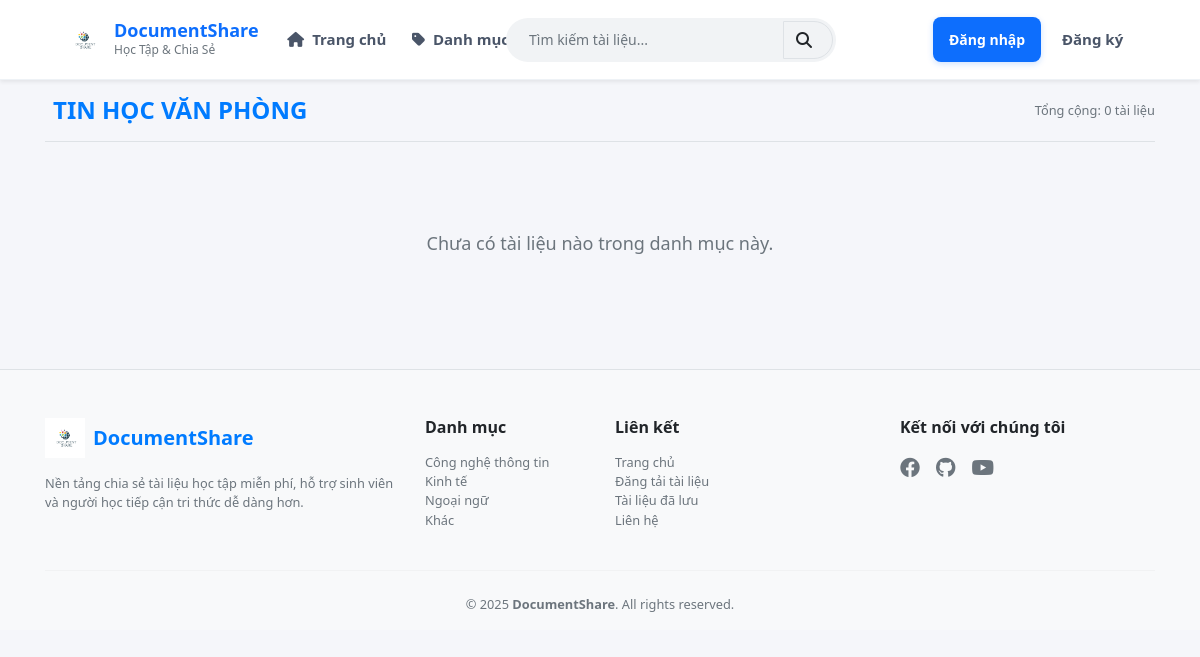
Before: /subcategory_detail.php?id=5 with the older database file.
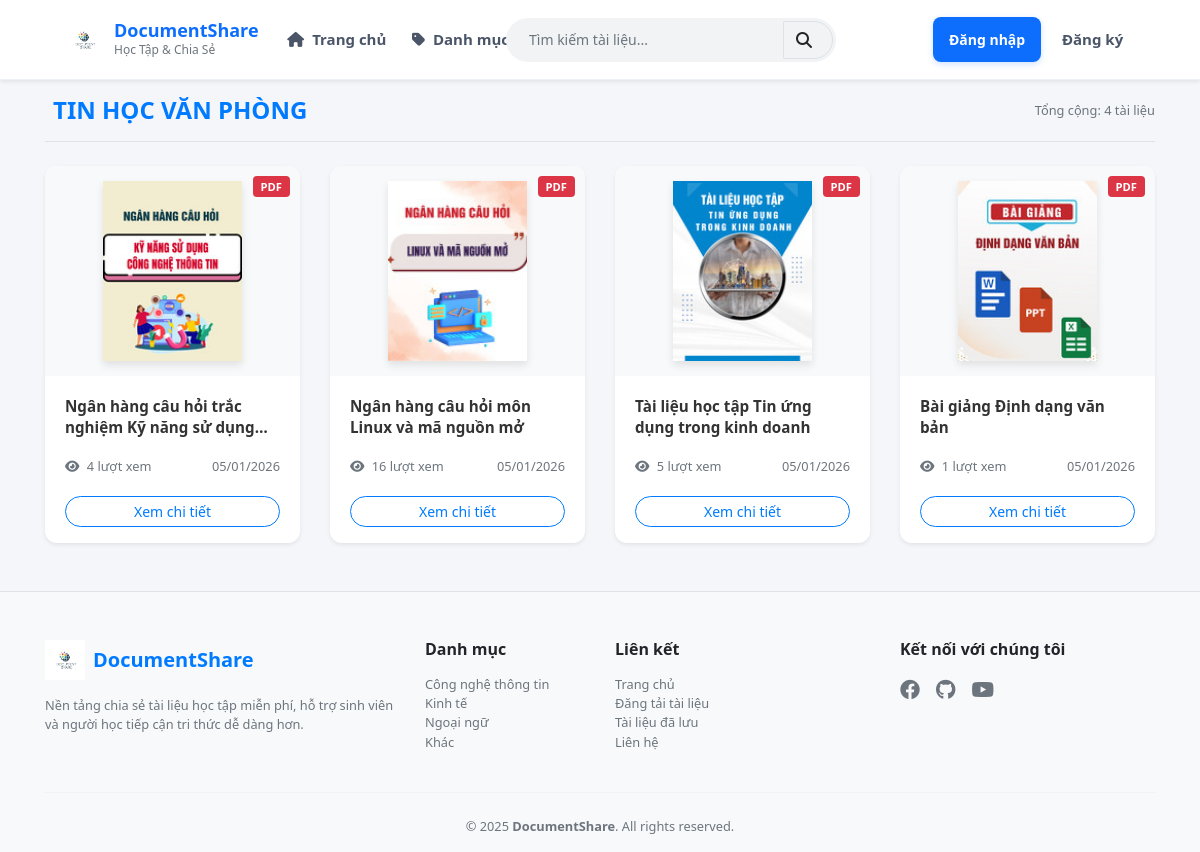
After: the same page with the newer database file.
### tables this page shows
CREATE TABLE `subcategories` (
  `subcategory_id` int(11) NOT NULL,
  `name` varchar(255) NOT NULL,
  `status` tinyint(1) NOT NULL DEFAULT 1,
  `category_id` int(10) NOT NULL
);

CREATE TABLE `documents` (
  `document_id` int(10) NOT NULL,
  `title` varchar(255) DEFAULT NULL,
  `description` text NOT NULL,
  `thumbnail` varchar(255) DEFAULT NULL,
  `file_path` varchar(255) DEFAULT NULL,
  `file_type` varchar(255) NOT NULL,
  `file_size` int(11) DEFAULT 0,
  `subcategory_id` int(10) NOT NULL,
  `status` enum('pending','approved','rejected') NOT NULL DEFAULT 'approved',
  `is_visible` tinyint(1) NOT NULL DEFAULT 0,
  `approved_at` datetime DEFAULT NULL,
  `approved_by` varchar(50) DEFAULT NULL,
  `username` varchar(50) DEFAULT NULL,
  `uploader_role` enum('admin','user') NOT NULL DEFAULT 'admin',
  `views` int(10) NOT NULL,
  `share_link` varchar(255) NOT NULL,
  `downloads` int(11) DEFAULT 0,
  `created_at` datetime NOT NULL DEFAULT current_timestamp(),
  `updated_at` datetime NOT NULL DEFAULT current_timestamp() ON UPDATE current_timestamp()
);

### subcategory_detail.php (the view, shortened to what this page needs)
<?php
include "header.php";
$sub_id = (int)$_GET['id'];
$sub_sql = "SELECT name FROM subcategories WHERE subcategory_id = $sub_id AND status = 0";
$sub_res = mysqli_query($conn, $sub_sql);
$subcategory = mysqli_fetch_assoc($sub_res);
$doc_sql = "SELECT * FROM documents
            WHERE subcategory_id = $sub_id AND status = 'approved' AND is_visible = 1
            ORDER BY document_id DESC";
$doc_res = mysqli_query($conn, $doc_sql);
?>
<div class="container mrt">
    <div class="d-flex align-items-center justify-content-between mb-4 border-bottom pb-3">
        <h4 class="fw-bold text-uppercase text-primary m-0">
            <i class="bi bi-folder2-open me-2"></i><?= htmlspecialchars($subcategory['name']) ?>
        </h4>
        <span class="text-muted small">Tổng cộng: <?= mysqli_num_rows($doc_res) ?> tài liệu</span>
    </div>
    <div class="row row-cols-1 row-cols-sm-2 row-cols-md-3 row-cols-lg-4 g-4">
        <?php if ($doc_res && mysqli_num_rows($doc_res) > 0): ?>
            <?php while ($doc = mysqli_fetch_assoc($doc_res)): ?>
                <?php
                $thumb = !empty($doc['thumbnail'])
                    ? "uploads/thumbnails/" . $doc['thumbnail']
                    : "assets/img/default-document.jpg";
                $badge_class = 'bg-danger';
                ?>
                <div class="col">
                    <div class="card h-100 doc-card shadow-sm">
                        <a href="document_detail.php?id=<?= $doc['document_id'] ?>" class="text-decoration-none">
                            <div class="doc-thumb-container">
                                <span class="badge <?= $badge_class ?> badge-file">
                                    <?= htmlspecialchars($doc['file_type']) ?>
                                </span>
                                <img src="<?= $thumb ?>" class="doc-thumb" alt="<?= htmlspecialchars($doc['title']) ?>">
                            </div>
                            <div class="card-body">
                                <h6 class="doc-title fw-bold mb-2">
                                    <?= htmlspecialchars($doc['title']) ?>
                                </h6>
                                <div class="d-flex justify-content-between align-items-center mt-3">
                                    <div class="text-muted small">
                                        <i class="fa fa-eye me-1"></i> <?= number_format($doc['views'] ?? 0) ?> lượt xem
                                    </div>
                                    <div class="text-muted small">
                                        <i class="bi bi-calendar3 me-1"></i> <?= date('d/m/Y', strtotime($doc['created_at'] ?? 'now')) ?>
                                    </div>
                                </div>
                            </div>
                        </a>
                        <div class="card-footer bg-transparent border-0 pb-3 pt-0">
                            <a href="document_detail.php?id=<?= $doc['document_id'] ?>"
                                class="btn btn-outline-primary btn-sm w-100 rounded-pill">
                                Xem chi tiết
                            </a>
                        </div>
                    </div>
                </div>
            <?php endwhile; ?>
        <?php else: ?>
            <div class="col-lg-12 py-5 text-center">
                <p class="text-muted mt-3" style="font-size: 18px;">Chưa có tài liệu nào trong danh mục này.</p>
            </div>
        <?php endif; ?>
    </div>
</div>
<?php include "footer.php"; ?>

### header.php (shortened to what this page needs)
<!DOCTYPE html>
<html lang="vi">
<head>
    <link href="https://cdn.jsdelivr.net/npm/bootstrap@5.3.3/dist/css/bootstrap.min.css" rel="stylesheet">
    <link rel="stylesheet" href="https://stackpath.bootstrapcdn.com/bootstrap/4.5.2/css/bootstrap.min.css">
    <link rel="stylesheet" href="https://cdnjs.cloudflare.com/ajax/libs/font-awesome/6.4.0/css/all.min.css">
    <link rel="stylesheet" href="assets/css/custom.css">
</head>
<body>
    <nav class="navbar navbar-expand-lg navbar-white bg-white shadow-sm fixed-top" style="height: 80px;">
        <div class="container-fluid px-lg-5">
            <a class="navbar-brand d-flex align-items-center" href="index.php">
                <img src="assets/img/logo.png" alt="Logo" style="height: 40px; margin-right: 10px;">
                <div class="d-flex flex-column">
                    <span style="font-weight: 700; font-size: 18px; line-height: 1.2; color: #0d6efd;">DocumentShare</span>
                    <span style="font-size: 12px; color: #6c757d; font-weight: 500;">Học Tập & Chia Sẻ</span>
                </div>
            </a>
            <div class="collapse navbar-collapse" id="navbarMenu">
                <ul class="navbar-nav mr-auto">
                    <li class="nav-item"><a class="nav-link" href="index.php"><i class="fa fa-home mr-1"></i> Trang chủ</a></li>
                    <li class="nav-item mega-dropdown">
                        <a class="nav-link" href="javascript:void(0);">
                            <i class="fa fa-tag mr-1"></i> Danh mục tài liệu
                        </a>
                    </li>
                    <li class="nav-item"><a class="nav-link" href="contact.php"><i class="fa fa-envelope mr-1"></i> Liên hệ</a></li>
                </ul>
                <form class="form-inline search-box mx-auto" action="search.php" method="get">
                    <div class="input-group">
                        <input class="form-control" type="search" name="q" placeholder="Tìm kiếm tài liệu...">
                        <div class="input-group-append">
                            <button class="btn btn-light border search-document" type="submit">
                                <i class="fa fa-search"></i>
                            </button>
                        </div>
                    </div>
                </form>
                <ul class="navbar-nav ml-auto align-items-center">
                    <?php if (isset($_SESSION["emailUser"])): ?>
                        <li class="nav-item" style="margin-right: 20px">
                            <a class="btn btn-primary btn-sm btn-rounded text-white px-4 py-2" href="upload.php">
                                <i class="fa fa-upload mr-2"></i> Đăng tải tài liệu
                            </a>
                        </li>
                        <li class="nav-item dropdown user-dropdown">
                            <a class="nav-link dropdown-toggle font-weight-bold text-dark d-flex align-items-center" href="#" id="userDropdown" role="button" data-toggle="dropdown" aria-haspopup="true" aria-expanded="false">
                                <?php
                                $avatarFile = isset($_SESSION['avatar']) ? $_SESSION['avatar'] : '';
                                $avatarPath = "uploads/users/" . $avatarFile;
                                if (!empty($avatarFile) && file_exists($avatarPath)) {
                                    echo '<img src="' . $avatarPath . '" alt="Avatar" class="nav-user-avatar mr-2">';
                                } else {
                                    echo '<i class="fa fa-user-circle fa-2x text-primary mr-2"></i>';
                                }
                                ?>
                                <span class="text-truncate" style="max-width: 150px;">
                                    <?php echo $user['fullname']; ?>
                                </span>
                            </a>
                            <div class="dropdown-menu dropdown-menu-right shadow border-0" aria-labelledby="userDropdown" style="left: -30px;">
                                <a class="dropdown-item" href="profile.php"><i class="fa fa-id-card mr-2"></i> Thông tin tài khoản</a>
                                <?php if (isset($_SESSION['role']) && $_SESSION['role'] == 1): ?>
                                    <a class="dropdown-item" href="admin/index.php">
                                        <i class="fa fa-tools mr-2"></i> Trang quản trị
                                    </a>
                                <?php else: ?>
                                    <a class="dropdown-item" href="saved_documents.php">
                                        <i class="fa fa-bookmark mr-2"></i> Tài liệu đã lưu
                                    </a>
                                <?php endif; ?>
                                <div class="dropdown-divider"></div>
                                <a class="dropdown-item text-danger" href="logout.php"><i class="fa fa-sign-out-alt mr-2"></i> Đăng xuất</a>
                            </div>
                        </li>
                    <?php else: ?>
                        <li class="nav-item"><a class="btn btn-primary btn-sm px-3 btn-rounded" href="login.php">Đăng nhập</a></li>
                        <li class="nav-item ml-2"><a class="nav-link font-weight-bold" href="signup.php">Đăng ký</a></li>
                    <?php endif; ?>
                </ul>
            </div>
        </div>
    </nav>

### footer.php (shortened to what this page needs)
<footer class="footer mt-5 pt-5 pb-3 bg-light border-top">
    <div class="container">
        <div class="row gy-4">
            <div class="col-lg-4 col-md-6">
                <div class="d-flex align-items-center mb-3">
                    <img src="assets/img/logo.png" alt="DocumentShare" style="width:40px;height:40px" class="me-2">
                    <h5 class="mb-0 fw-bold text-primary">DocumentShare</h5>
                </div>
                <p class="text-muted small">
                    Nền tảng chia sẻ tài liệu học tập miễn phí, hỗ trợ sinh viên và người học tiếp cận tri thức dễ dàng hơn.
                </p>
            </div>
            <div class="col-lg-2 col-md-6">
                <h6 class="fw-bold mb-3">Danh mục</h6>
                <ul class="list-unstyled small">
                    <li><a href="#" class="text-muted text-decoration-none">Công nghệ thông tin</a></li>
                    <li><a href="#" class="text-muted text-decoration-none">Kinh tế</a></li>
                    <li><a href="#" class="text-muted text-decoration-none">Ngoại ngữ</a></li>
                    <li><a href="#" class="text-muted text-decoration-none">Khác</a></li>
                </ul>
            </div>
            <div class="col-lg-3 col-md-6">
                <h6 class="fw-bold mb-3">Liên kết</h6>
                <ul class="list-unstyled small">
                    <li><a href="index.php" class="text-muted text-decoration-none">Trang chủ</a></li>
                    <li><a href="upload.php" class="text-muted text-decoration-none">Đăng tải tài liệu</a></li>
                    <li><a href="saved_documents.php" class="text-muted text-decoration-none">Tài liệu đã lưu</a></li>
                    <li><a href="contact.php" class="text-muted text-decoration-none">Liên hệ</a></li>
                </ul>
            </div>
            <div class="col-lg-3 col-md-6">
                <h6 class="fw-bold mb-3">Kết nối với chúng tôi</h6>
                <div class="d-flex gap-3">
                    <a href="#" class="text-muted fs-5"><i class="fab fa-facebook"></i></a>
                    <a href="#" class="text-muted fs-5"><i class="fab fa-github"></i></a>
                    <a href="#" class="text-muted fs-5"><i class="fab fa-youtube"></i></a>
                </div>
            </div>
        </div>
        <hr class="my-4">
        <div class="text-center small text-muted">
            © 2025 <strong>DocumentShare</strong>. All rights reserved.
        </div>
    </div>
</footer>
</body>
</html>

### assets/css/custom.css (style rules this page uses)
body { margin: 0; background: #f5f6fa; font-family: "Plus Jakarta Sans", -apple-system, BlinkMacSystemFont, "Segoe UI", Roboto, Helvetica, Arial, sans-serif; }
.mrt { margin-top: 6rem !important; }
.navbar { background: #ffffff !important; border-bottom: 1px solid #eef2f6; }
.navbar-brand img { transition: all 0.3s ease; }
.navbar-nav .nav-item .nav-link { font-size: 15px; font-weight: 600; color: #4a5568 !important; padding: 0.5rem 1rem; transition: color 0.2s; }
.search-box { width: 100%; margin: 10px 0; }
@media (min-width: 1200px) { .search-box { position: absolute; left: 53%; transform: translateX(-50%); width: 400px; margin: 0; z-index: 10; } }
.navbar-nav .nav-item .nav-link { padding-left: 0.8rem !important; padding-right: 0.8rem !important; white-space: nowrap; }
.search-box .input-group { width: 100%; background-color: #f1f3f5; border-radius: 50px; padding: 2px; border: 1px solid transparent; transition: all 0.3s; margin-left: 70px; }
.search-box input { background: transparent; border: none; font-size: 14px; padding-left: 20px; height: 38px; }
.search-box button { background: transparent; border: none; border-radius: 0 50px 50px 0; padding-right: 20px; }
.btn-rounded { border-radius: 50px; font-weight: 600; box-shadow: 0 2px 6px rgba(13, 110, 253, 0.2); }
.mega-dropdown { position: relative; }
.btn-primary { background: #0d6efd; border: none; padding: 12px; font-weight: 600; border-radius: 8px; transition: all 0.3s; }
body { background: #f5f6fa; font-family: "Segoe UI", Tahoma, Geneva, Verdana, sans-serif; }
.doc-thumb { height: 220px; background: #fff; }
.doc-card { transition: transform 0.2s ease, box-shadow 0.2s ease; }
.doc-card { transition: all 0.3s ease; border: none; border-radius: 12px; overflow: hidden; background: #fff; }
.doc-thumb-container { position: relative; background: #f8f9fa; display: flex; align-items: center; justify-content: center; padding: 15px; }
.doc-thumb { height: 180px; object-fit: contain; box-shadow: 0 4px 8px rgba(0, 0, 0, 0.1); }
.doc-title { font-size: 0.95rem; line-height: 1.4; height: 2.8rem; display: -webkit-box; -webkit-line-clamp: 2; -webkit-box-orient: vertical; overflow: hidden; color: #333; }
.badge-file { position: absolute; top: 10px; right: 10px; font-size: 0.7rem; padding: 5px 8px; text-transform: uppercase; }
.doc-thumb { overflow: hidden; background: #f8f9fa; }

Changed rows visible on the page:
now on this page (row edited): documents: file_type "PDF", thumbnail (picture), title "Ngân hàng câu hỏi trắc nghiệm Kỹ năng sử…", views "4", created_at "05/01/2026"
now on this page (row edited): documents: file_type "PDF", thumbnail (picture), title "Ngân hàng câu hỏi môn Linux và mã nguồn mở", views "16", created_at "05/01/2026"
now on this page (row edited): documents: file_type "PDF", thumbnail (picture), title "Tài liệu học tập Tin ứng dụng trong kinh doanh", views "5", created_at "05/01/2026"
now on this page (row edited): documents: file_type "PDF", thumbnail (picture), title "Bài giảng Định dạng văn bản", views "1", created_at "05/01/2026"
Other visible differences:
mysqli_num_rows($doc_res): "0" → "4"
text no longer shown: "Chưa có tài liệu nào trong danh mục này."
